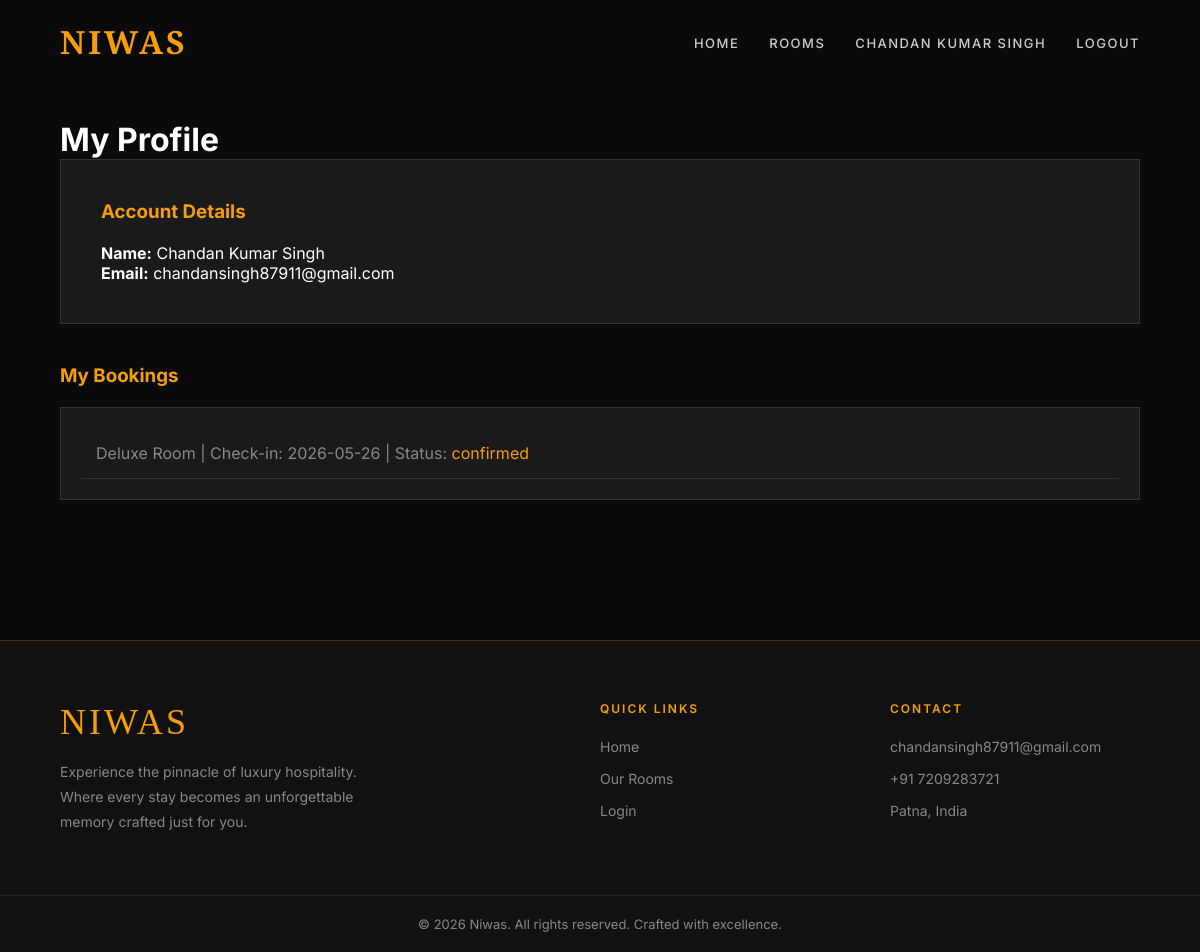
The app's page /profile (signed in) with its own data.
### tables this page shows
CREATE TABLE users (
        id INTEGER PRIMARY KEY AUTOINCREMENT,
        name TEXT NOT NULL,
        email TEXT UNIQUE NOT NULL,
        password TEXT NOT NULL
    );

CREATE TABLE bookings (
        id INTEGER PRIMARY KEY AUTOINCREMENT,
        user_id INTEGER,
        room_id INTEGER,
        guest_name TEXT NOT NULL,
        email TEXT NOT NULL,
        phone TEXT NOT NULL,
        check_in TEXT NOT NULL,
        check_out TEXT NOT NULL,
        guests INTEGER NOT NULL,
        total_price REAL NOT NULL,
        status TEXT DEFAULT 'confirmed',
        created_at TEXT DEFAULT CURRENT_TIMESTAMP
    );

CREATE TABLE rooms (
        id INTEGER PRIMARY KEY AUTOINCREMENT,
        name TEXT NOT NULL,
        type TEXT NOT NULL,
        price REAL NOT NULL,
        description TEXT,
        amenities TEXT,
        image_url TEXT,
        available INTEGER DEFAULT 1
    );

### app.py (the view)
@app.route("/profile")
def profile():
    if "user_id" not in session:
        return redirect(url_for("login"))
    conn = get_db()
    user = conn.execute("SELECT * FROM users WHERE id = ?", (session["user_id"],)).fetchone()
    bookings = conn.execute('''SELECT b.*, r.name as room_name FROM bookings b
                               JOIN rooms r ON b.room_id = r.id
                               WHERE b.user_id = ?''', (session["user_id"],)).fetchall()
    conn.close()
    return render_template("profile.html", user=user, bookings=bookings)

### app.py (called while the page is built)
def get_db():
    conn = sqlite3.connect("niwas.db")
    conn.row_factory = sqlite3.Row
    return conn

### templates/profile.html (shortened to what this page needs)
{% extends "base.html" %}
{% block content %}
<div style="padding: 120px 60px; min-height: 80vh;">
    <h1 class="section-title">My <span>Profile</span></h1>
    <div style="background: var(--dark2); padding: 40px; border: 1px solid #333; margin-bottom: 40px;">
        <h3 style="color: var(--amber); margin-bottom: 20px;">Account Details</h3>
        <p style="color: var(--white);"><strong>Name:</strong> {{ user['name'] }}</p>
        <p style="color: var(--white);"><strong>Email:</strong> {{ user['email'] }}</p>
    </div>
    <h3 style="color: var(--amber); margin-bottom: 20px;">My Bookings</h3>
    <div style="background: var(--dark2); padding: 20px; border: 1px solid #333;">
        {% if bookings %}
            {% for b in bookings %}
            <div style="padding: 15px; border-bottom: 1px solid #333; color: var(--gray);">
                {{ b['room_name'] }} | Check-in: {{ b['check_in'] }} | Status: <span style="color: var(--amber);">{{ b['status'] }}</span>
            </div>
            {% endfor %}
        {% else %}
            <p style="color: var(--gray);">No active bookings found.</p>
        {% endif %}
    </div>
</div>
{% endblock %}

### templates/base.html (shortened to what this page needs)
<!DOCTYPE html>
<html lang="en">
<head>
  <link rel="stylesheet" href="https://cdnjs.cloudflare.com/ajax/libs/font-awesome/6.4.0/css/all.min.css"/>
</head>
<body>
<nav id="navbar">
  <a href="/" class="logo">NIWAS</a>
  <ul class="nav-links">
    <li><a href="/">Home</a></li>
    <li><a href="/rooms">Rooms</a></li>
    {% if session.user_name %}
      <li><a href="/profile">{{ session.user_name }}</a></li>
      <li><a href="/logout">Logout</a></li>
    {% else %}
      <li><a href="/login">Login</a></li>
      <li><a href="/register" class="nav-btn">Book Now</a></li>
    {% endif %}
  </ul>
</nav>
{% block content %}{% endblock %}
<footer>
  <div>
    <div class="footer-logo">NIWAS</div>
    <p class="footer-desc">Experience the pinnacle of luxury hospitality. Where every stay becomes an unforgettable memory crafted just for you.</p>
  </div>
  <div>
    <div class="footer-title">Quick Links</div>
    <ul class="footer-links">
      <li><a href="/">Home</a></li>
      <li><a href="/rooms">Our Rooms</a></li>
      <li><a href="/login">Login</a></li>
    </ul>
  </div>
  <div>
    <div class="footer-title">Contact</div>
    <ul class="footer-links">
      <li><a href="mailto:chandansingh87911@gmail.com">chandansingh87911@gmail.com</a></li>
      <li><a href="tel:+919876543210">+91 7209283721</a></li>
      <li><a href="#">Patna, India</a></li>
    </ul>
  </div>
</footer>
<div class="footer-bottom">
  © 2026 Niwas. All rights reserved. Crafted with excellence.
</div>
</body>
</html>

### templates/base.html (style rules this page uses)
:root { --amber: #f59e0b; --amber-light: #fbbf24; --amber-dark: #d97706; --black: #0a0a0a; --dark: #111111; --dark2: #1a1a1a; --dark3: #222222; --white: #ffffff; --gray: #888888; --light-gray: #cccccc; }
* { margin: 0; padding: 0; box-sizing: border-box; }
body { font-family: 'Inter', sans-serif; background: var(--black); color: var(--white); overflow-x: hidden; }
nav { position: fixed; top: 0; left: 0; right: 0; z-index: 1000; padding: 20px 60px; display: flex; justify-content: space-between; align-items: center; transition: all 0.4s ease; }
.logo { font-family: 'Cormorant Garamond', serif; font-size: 32px; font-weight: 700; color: var(--amber); letter-spacing: 3px; text-decoration: none; }
.nav-links { display: flex; align-items: center; gap: 30px; list-style: none; white-space: nowrap; }
.nav-links a { color: var(--light-gray); text-decoration: none; font-size: 13px; letter-spacing: 1.5px; text-transform: uppercase; font-weight: 500; transition: color 0.3s; position: relative; }
.nav-links a::after { content: ''; position: absolute; bottom: -4px; left: 0; width: 0; height: 1px; background: var(--amber); transition: width 0.3s; }
footer { background: var(--dark); border-top: 1px solid rgba(245, 158, 11, 0.2); padding: 60px; display: grid; grid-template-columns: 2fr 1fr 1fr; gap: 40px; }
.footer-logo { font-family: 'Cormorant Garamond', serif; font-size: 36px; color: var(--amber); letter-spacing: 3px; margin-bottom: 16px; }
.footer-desc { color: var(--gray); font-size: 14px; line-height: 1.8; max-width: 300px; }
.footer-title { font-size: 12px; letter-spacing: 2px; text-transform: uppercase; color: var(--amber); margin-bottom: 20px; font-weight: 600; }
.footer-links { list-style: none; }
.footer-links li { margin-bottom: 12px; }
.footer-links a { color: var(--gray); text-decoration: none; font-size: 14px; transition: color 0.3s; }
.footer-bottom { background: var(--dark); border-top: 1px solid #222; padding: 20px 60px; text-align: center; color: var(--gray); font-size: 13px; }

### records on screen
users: user_name "CHANDAN KUMAR SINGH", name "Chandan Kumar Singh", email "chandansingh87911@gmail.com"
bookings: room_name "Deluxe Room", check_in "2026-05-26", status "confirmed"
